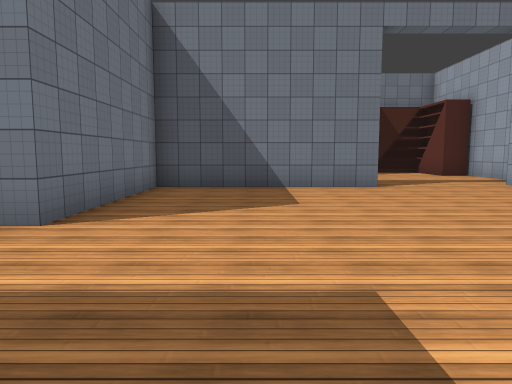
[1] (above)

23 first-person views from a walk through a 3-D level made in the Unity game engine. The camera is 1.5 m above the floor, tilts 6° down and sees 70° across. The floor is counted in squares, 2 m on a side. Each view is taken from the middle of a square. On the plan, view 1 faces up. The plan holds only what a view shows up to about 11 squares ahead; the rest is blank. The place goes on beyond the plan. The player character is not drawn. Some animated figures are not drawn. Some surface patterns are stand-ins.

[2]
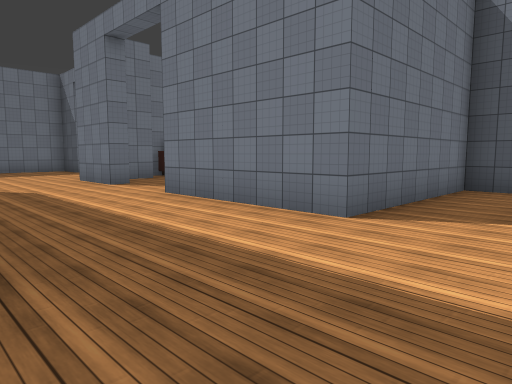

[3]
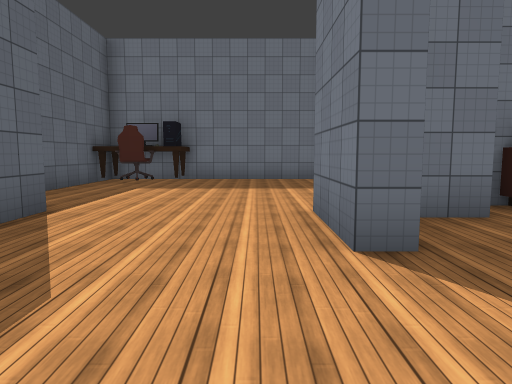

[4]
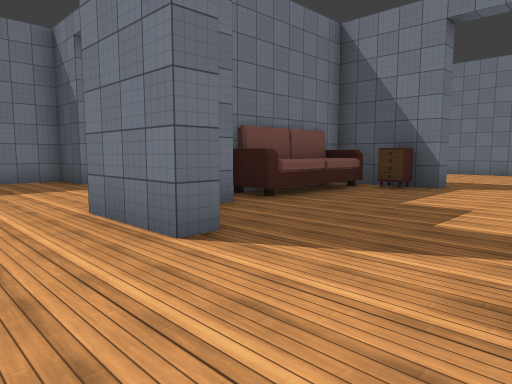

[5]
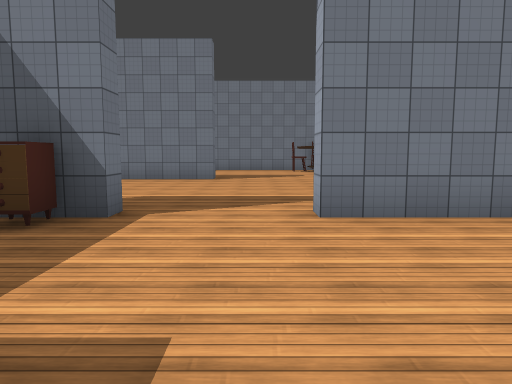

[6]
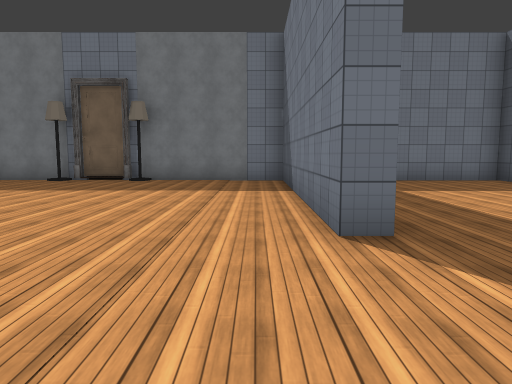

[7]
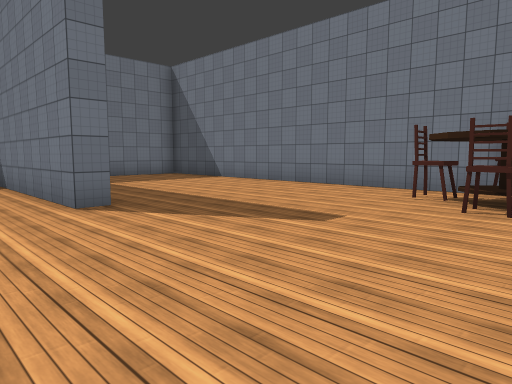

[8]
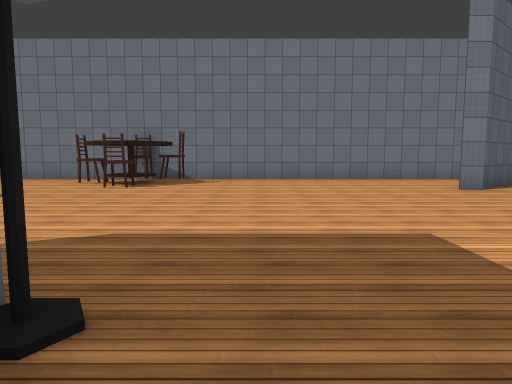

[9]
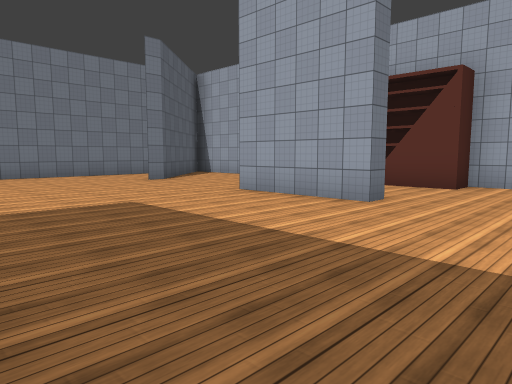

[10]
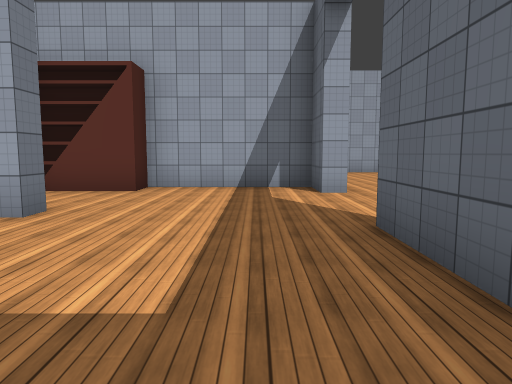

[11]
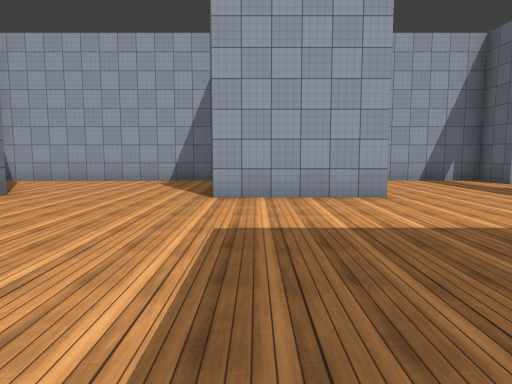

[12]
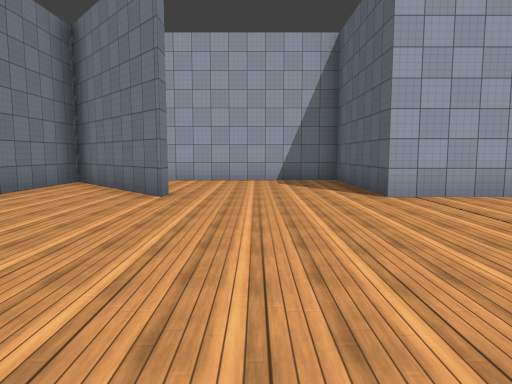

[13]
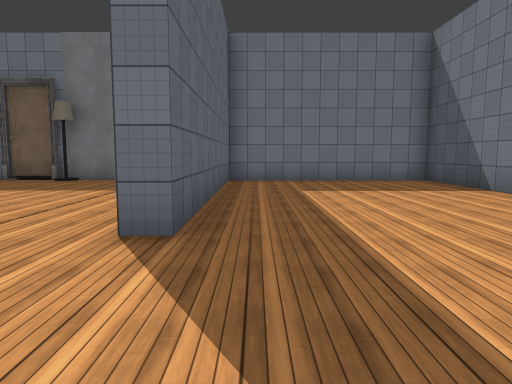

[14]
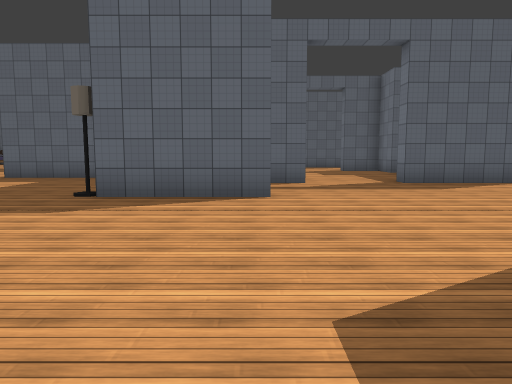

[15]
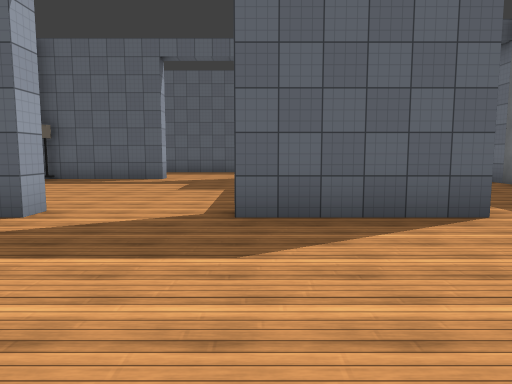

[16]
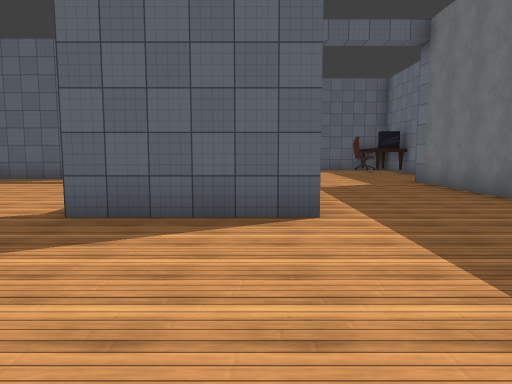

[17]
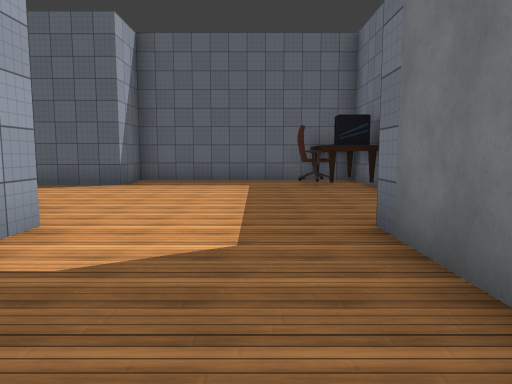

[18]
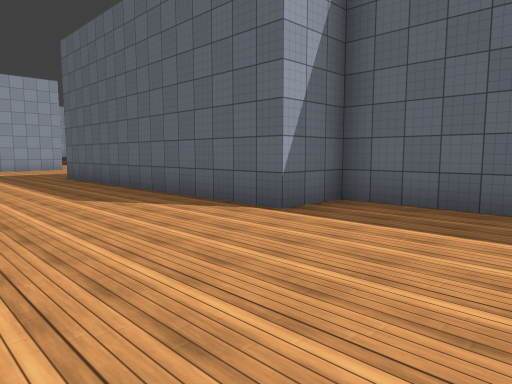

[19]
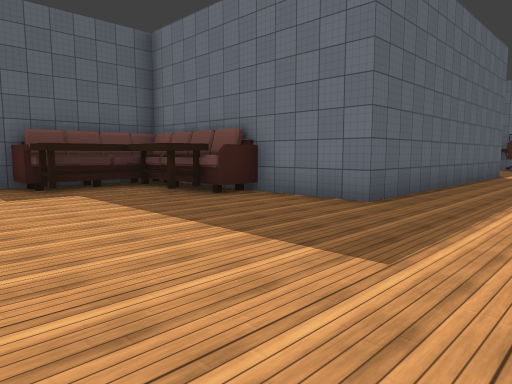

[20]
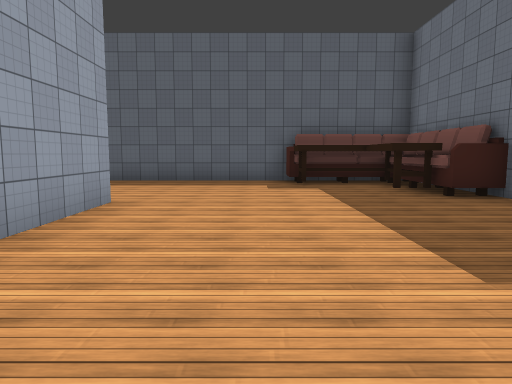

[21]
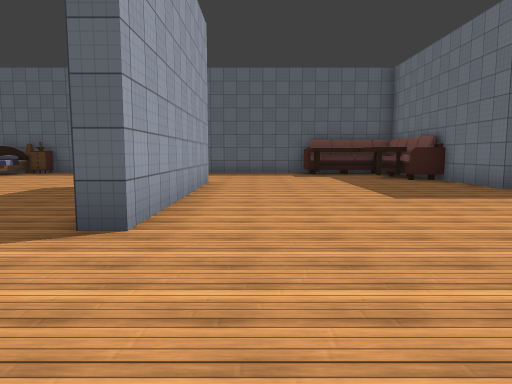

[22]
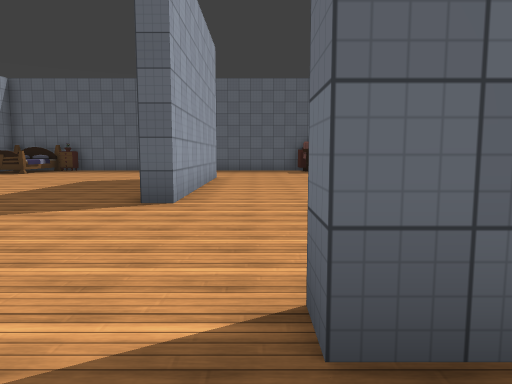

[23]
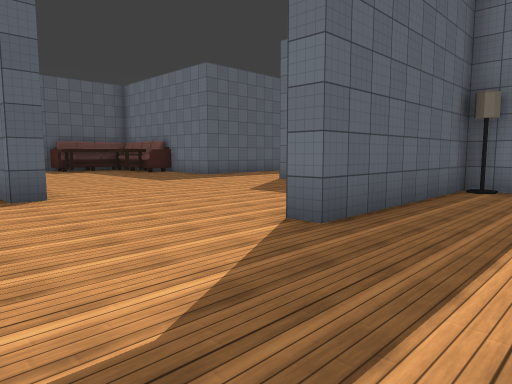

### Floor plan
Key: @ floor where view 1 was taken; # wall or solid block; . floor; T table; C chair; N nightstand; L lamp; B bookshelf; O other object.
Columns run from 17 left of view 1 to 8 right of it. Each row starts with its distance up from view 1.
 23  #########################
 22  #...........C........##.#
 21  #..........CTC......##..#
 20  #...........C.......#...#
 19  #.......................#
 18  #.......................#
 17  ########................#
 16  #.......................#
 15  #..................##BB##
 14  #..................#...B
 13  #L.........###L....#...B
 12  #...........  ..........#
 11  #L..........  ..........#
 10  #....#N#..### ..........#
  9  #....O......  L........##
  8  #....O...... ######....#.
  7  #... O.......#...........
  6 ##...#........#.........
  5 #....##.......L..........
  4 #.....###..###L......#...
  3 #....................#....
  2 #....................# ...
  1 #T...................# ...
  0 #CC....########..@...# ...
 -1 #T.....#      #......#  ..
 -2   ######      #.......
 -3                OO......
 -4                OO......
 -5                OOOO....
 -6                OOOO.....
 -7                    #####

Positions as (right, up) in squares from view 1, and headings:
1: (0, 0), facing up
2: (0, 0), facing up-left
3: (-6, 3), facing left
4: (-6, 2), facing up-left
5: (-7, 6), facing up
6: (-5, 16), facing left
7: (-3, 15), facing up-left
8: (-1, 12), facing up
9: (-2, 10), facing up-right
10: (-1, 10), facing right
11: (-3, 15), facing right
12: (-3, 18), facing right
13: (-5, 18), facing left
14: (-5, 20), facing down
15: (-9, 15), facing down
16: (-11, 15), facing down
17: (-14, 9), facing down
18: (-14, 4), facing down-right
19: (3, 3), facing down-left
20: (2, 4), facing down
21: (3, 8), facing down
22: (3, 10), facing down
23: (6, 11), facing down-left
